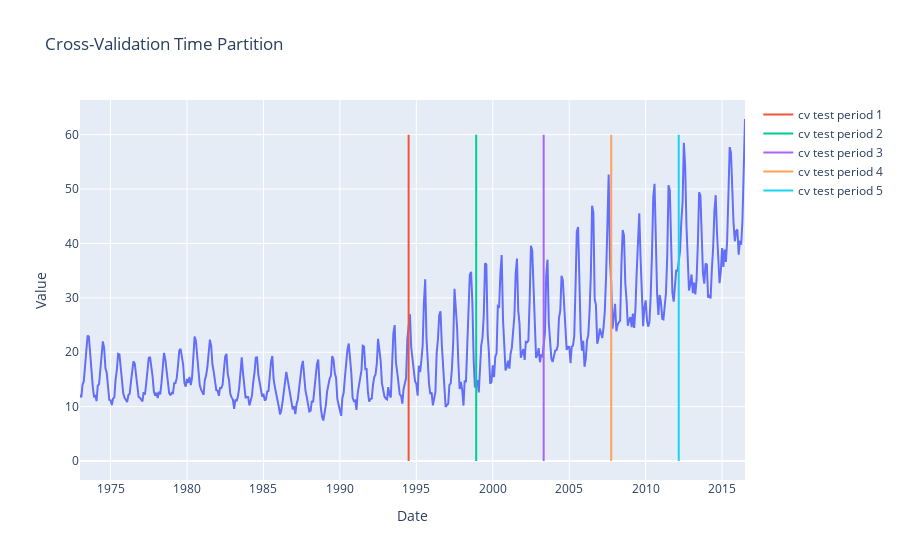

The notebook cell saved with this chart:
### Markdown cell above
# FB Prophet Model

### Code cell
# Depiction of time partition used
import plotly.express as px
df = dfNN
fig = px.line(df, x=df.Date, y=df.Value, title='Cross-Validation Time Partition')

fig.add_scatter(x=[teststart[0]]*100, y=np.linspace(-0,60,100), name='cv test period 1')
fig.add_scatter(x=[teststart[1]]*100, y=np.linspace(-0,60,100), name='cv test period 2')
fig.add_scatter(x=[teststart[2]]*100, y=np.linspace(-0,60,100), name='cv test period 3')
fig.add_scatter(x=[teststart[3]]*100, y=np.linspace(-0,60,100), name='cv test period 4')
fig.add_scatter(x=[teststart[4]]*100, y=np.linspace(-0,60,100), name='cv test period 5')

fig.show()
